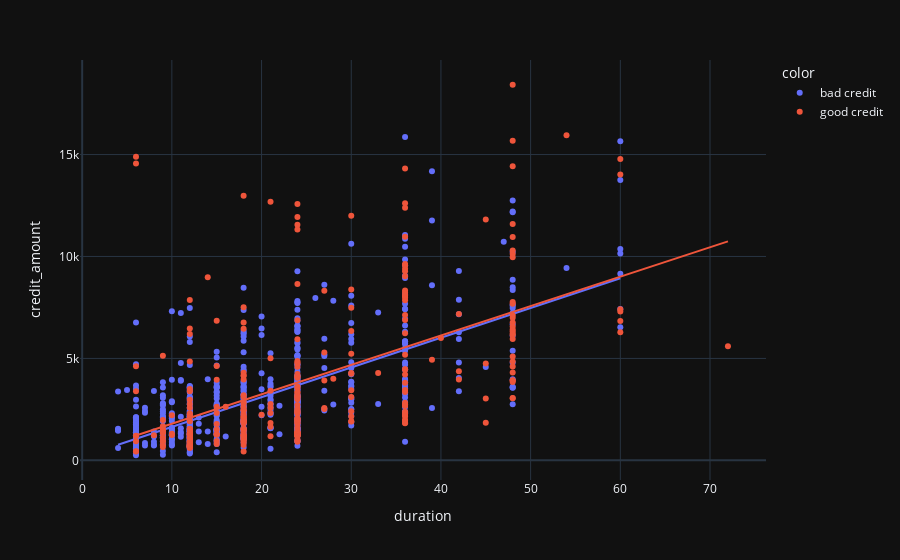

Notebook source saved alongside this figure:
### Code cell
px.scatter(df_num, x = "duration", y = "credit_amount", color=df_num['credit_class'].apply(lambda x: "bad credit" if x==0 else "good credit"), trendline = "ols")

### Figure 1 — Plotly figure (JSON) as saved in the notebook; plotly's stock layout.template omitted (floating-point values rounded to 4 significant figures; data arrays with more than 128 entries replaced by an {"elided": "..."} marker saying what was removed)
{"data": [{"hovertemplate": "color=bad credit<br>duration=%{x}<br>credit_amount=%{y}<extra></extra>", "legendgroup": "bad credit", "marker": {"color": "#636efa", "symbol": "circle"}, "mode": "markers", "name": "bad credit", "orientation": "v", "showlegend": true, "x": {"elided": "700 int values"}, "xaxis": "x", "y": {"elided": "700 int values"}, "yaxis": "y", "type": "scatter"}, {"hovertemplate": "<b>OLS trendline</b><br>credit_amount = 145.808 * duration + 184.898<br>R<sup>2</sup>=0.452537<br><br>color=bad credit<br>duration=%{x}<br>credit_amount=%{y} <b>(trend)</b><extra></extra>", "legendgroup": "bad credit", "marker": {"color": "#636efa", "symbol": "circle"}, "mode": "lines", "name": "bad credit", "showlegend": false, "x": {"elided": "700 int values"}, "xaxis": "x", "y": {"elided": "700 float values"}, "yaxis": "y", "type": "scatter"}, {"hovertemplate": "color=good credit<br>duration=%{x}<br>credit_amount=%{y}<extra></extra>", "legendgroup": "good credit", "marker": {"color": "#EF553B", "symbol": "circle"}, "mode": "markers", "name": "good credit", "orientation": "v", "showlegend": true, "x": {"elided": "300 int values"}, "xaxis": "x", "y": {"elided": "300 int values"}, "yaxis": "y", "type": "scatter"}, {"hovertemplate": "<b>OLS trendline</b><br>credit_amount = 144.263 * duration + 351.738<br>R<sup>2</sup>=0.293698<br><br>color=good credit<br>duration=%{x}<br>credit_amount=%{y} <b>(trend)</b><extra></extra>", "legendgroup": "good credit", "marker": {"color": "#EF553B", "symbol": "circle"}, "mode": "lines", "name": "good credit", "showlegend": false, "x": {"elided": "300 int values"}, "xaxis": "x", "y": {"elided": "300 float values"}, "yaxis": "y", "type": "scatter"}], "layout": {"xaxis": {"anchor": "y", "domain": [0.0, 1.0], "title": {"text": "duration"}}, "yaxis": {"anchor": "x", "domain": [0.0, 1.0], "title": {"text": "credit_amount"}}, "legend": {"title": {"text": "color"}, "tracegroupgap": 0}, "margin": {"t": 60}}}
